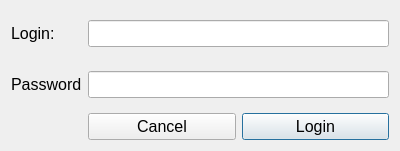
<?xml version="1.0" encoding="UTF-8"?>
<ui version="4.0">
 <class>LoginDlg</class>
 <widget class="QDialog" name="LoginDlg">
  <property name="geometry">
   <rect>
    <x>0</x>
    <y>0</y>
    <width>400</width>
    <height>151</height>
   </rect>
  </property>
  <property name="font">
   <font>
    <pointsize>12</pointsize>
   </font>
  </property>
  <property name="windowTitle">
   <string>Dialog</string>
  </property>
  <layout class="QGridLayout" name="gridLayout">
   <item row="1" column="1">
    <widget class="QLineEdit" name="editLogin">
     <property name="whatsThis">
      <string>Input Your login</string>
     </property>
    </widget>
   </item>
   <item row="1" column="0">
    <widget class="QLabel" name="label_2">
     <property name="sizePolicy">
      <sizepolicy hsizetype="Preferred" vsizetype="Expanding">
       <horstretch>0</horstretch>
       <verstretch>0</verstretch>
      </sizepolicy>
     </property>
     <property name="text">
      <string>Login:</string>
     </property>
    </widget>
   </item>
   <item row="2" column="0">
    <widget class="QLabel" name="label">
     <property name="sizePolicy">
      <sizepolicy hsizetype="Preferred" vsizetype="Expanding">
       <horstretch>0</horstretch>
       <verstretch>0</verstretch>
      </sizepolicy>
     </property>
     <property name="text">
      <string>Password</string>
     </property>
    </widget>
   </item>
   <item row="2" column="1">
    <widget class="QLineEdit" name="editPass">
     <property name="echoMode">
      <enum>QLineEdit::Password</enum>
     </property>
    </widget>
   </item>
   <item row="3" column="1">
    <layout class="QHBoxLayout" name="horizontalLayout">
     <item>
      <widget class="QPushButton" name="btnCancel">
       <property name="whatsThis">
        <string>Click if U afraid and wanna go back</string>
       </property>
       <property name="text">
        <string>Cancel</string>
       </property>
      </widget>
     </item>
     <item>
      <widget class="QPushButton" name="btnLogin">
       <property name="sizePolicy">
        <sizepolicy hsizetype="Minimum" vsizetype="Fixed">
         <horstretch>0</horstretch>
         <verstretch>0</verstretch>
        </sizepolicy>
       </property>
       <property name="minimumSize">
        <size>
         <width>0</width>
         <height>0</height>
        </size>
       </property>
       <property name="baseSize">
        <size>
         <width>0</width>
         <height>0</height>
        </size>
       </property>
       <property name="whatsThis">
        <string>Click to login</string>
       </property>
       <property name="text">
        <string>Login</string>
       </property>
       <property name="default">
        <bool>true</bool>
       </property>
      </widget>
     </item>
    </layout>
   </item>
  </layout>
 </widget>
 <resources/>
 <connections/>
</ui>
